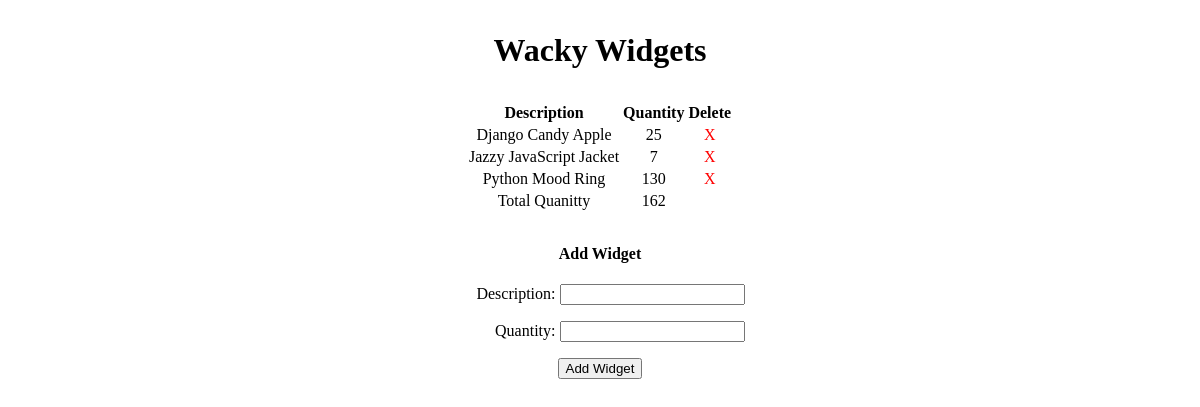
The page / on the database its author committed.
### main_app/models.py (models this page shows, shortened)
class Widget(models.Model):
    description = models.CharField(max_length=100)
    quantity = models.IntegerField()

### main_app/views.py (the view)
# urls.py: path('', views.widget_index, name="index"),
def widget_index(request):
  widget_list = Widget.objects.all()
  widget_form = WidgetForm()
  total = Widget.objects.aggregate(Sum('quantity'))['quantity__sum']
  print(total)
  return render(request, 'index.html', { 'widget_list': widget_list, 'widget_form': widget_form, 'total': total})

### main_app/forms.py
class WidgetForm(ModelForm):
  class Meta:
    model = Widget
    fields = ['description', 'quantity']

### main_app/templates/index.html (shortened to what this page needs)
<!DOCTYPE html>
<html lang="en">
<head>
    <link rel="stylesheet" href="https://unpkg.com/purecss@1.0.0/build/pure-min.css">
    <link rel="stylesheet" href="/static/css/style.css">
</head>
<body>
    <h1>Wacky Widgets</h1>
    {% if widget_list|length == 0 %}
    <h3>No Widgets Exist</h3>
    <hr>
    {% else %}
    <table class="pure-table pure-table-striped">
      <thead>
        <tr>
            <th>Description</th>
            <th>Quantity</th>
            <th>Delete</th>
        </tr>
      </thead>
      <tbody>
        {% for widg in widget_list %}
          <tr>
            <td>{{widg.description}}</td>
            <td>{{widg.quantity}}</td>
            <td><a href="/{{ widg.id }}/delete/">X</a></td>
          </tr>
        {% endfor %}
            <td>Total Quanitty</td>
            <td>{{  total }}</td>
            <td></td>
      </tbody>
    </table>
    {% endif %}
    <h4>Add Widget</h4>
    <form action="/add/" method="post">
    {{ widget_form.as_p }}
    <input type="submit" class="btn" value="Add Widget">
  </form>
</body>
</html>

### main_app/static/css/style.css (style rules this page uses)
body { text-align: center; margin: 2rem; }
label { display: inline-block; width: 100px; text-align: right; }
table { margin: 2rem auto; }
table a { color: red; text-decoration: none; }

### rows shown on the page
Widget: description "Django Candy Apple", quantity "25"
Widget: description "Jazzy JavaScript Jacket", quantity "7"
Widget: description "Python Mood Ring", quantity "130"

### other values the page prints
{{ total }} "162"
